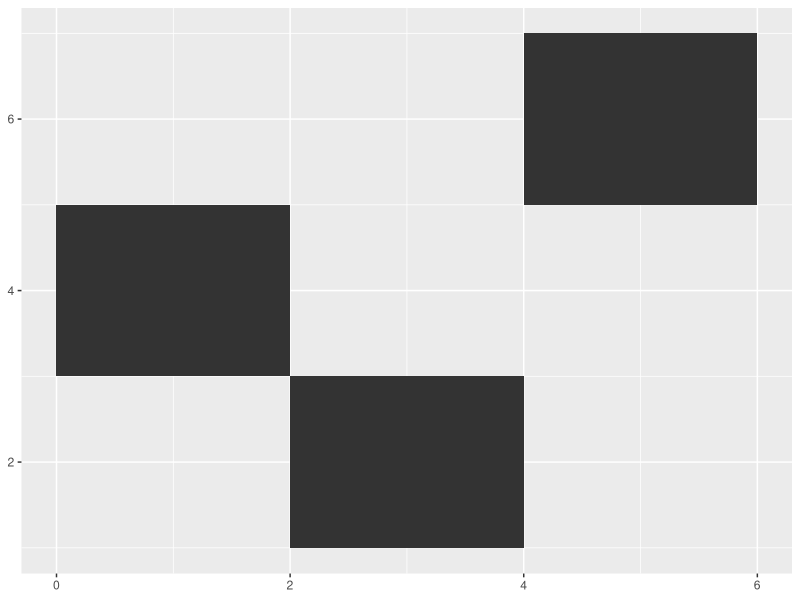

Source code (R):
## ---- chunk 1
knitr::opts_chunk$set(echo = TRUE)
## ---- chunk 2
tbl_tile <- tibble::tibble( x = c(3, 1, 5), y = c(2, 4, 6), label = c("a","b","c"))
require(ggplot2)
p <- ggplot(tbl_tile, aes(x, y, label = label)) + xlab(NULL) + ylab(NULL)
p + geom_tile()
## ---- chunk 3
n_nr_obs <- 30
vec_behave <- c("eating", "laying", "ruminating", "standing", "walking")
n_nr_behave <- length(vec_behave)
tbl_behavior <- tibble::tibble(x = 1:n_nr_obs, y = sample(vec_behave, n_nr_obs, replace = TRUE))
tbl_behavior
